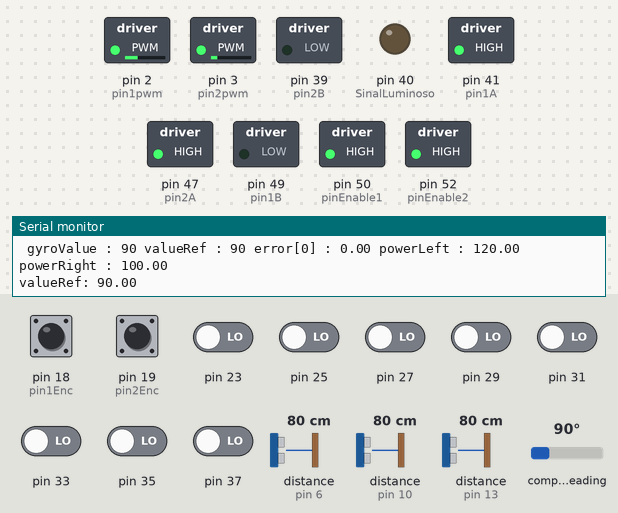
Bench run of a program on a simulated Arduino Mega 2560, built with avr-gcc and run on an emulated ATmega2560. On the bench: switched loads named in the program (green lamp = pin HIGH), output pins drawn as LEDs (lit = HIGH), the last lines printed to the serial monitor. Wiring (inferred from the names in the program): 3 × ultrasonic range finder: trigger pin 7, echo pin 6 / trigger pin 11, echo pin 10 / trigger pin 12, echo pin 13; HMC5883L compass at I2C address 0x1E. The inputs (shaded band) are chosen by the test bench; at power-on: pin 18 (pin1Enc), pin 19 (pin2Enc) HIGH, pin 23, pin 25, pin 27, pin 29, pin 31, pin 33, pin 35, pin 37 LOW, distance to the obstacle (sensors on pin 10, pin 6, pin 13) 80 cm, compass heading 90°. The echo pulse lasts 58.3 µs per cm; pins used as bus, display or sensor lines are not drawn.

Above: at 3.2 s.
3.3 s: pin 37 driven HIGH
At 6.13 s:
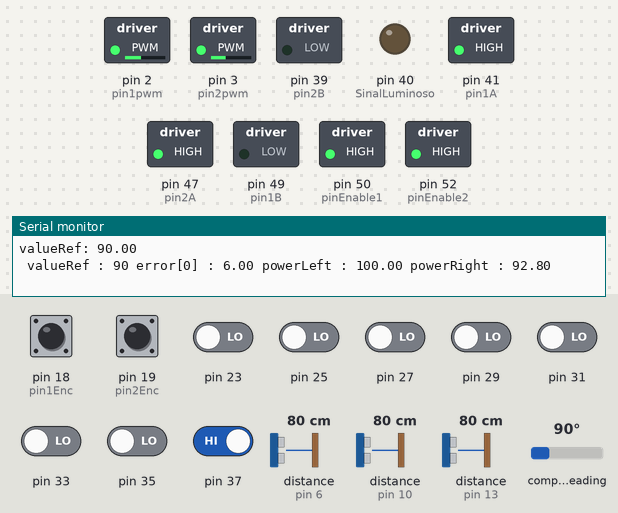
6.3 s: distance to the obstacle (sensor on pin 10) set to 47 cm
9.3 s: distance to the obstacle (sensor on pin 10) set to 38 cm
At 12.0 s:
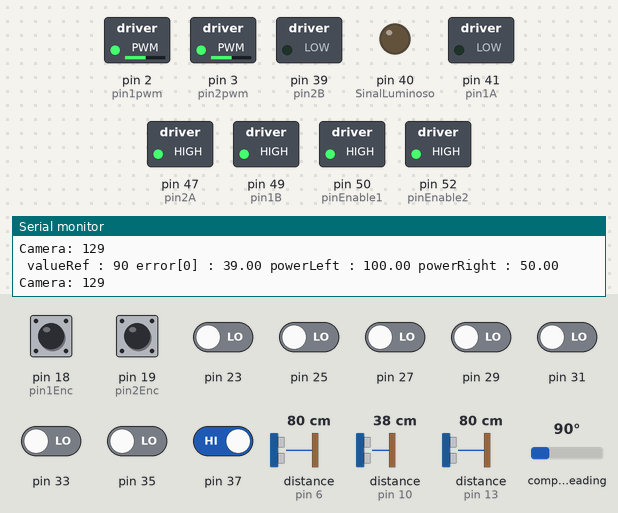
12.3 s: compass heading set to 251°
13.8 s: compass heading set to 259°
At 16.1 s:
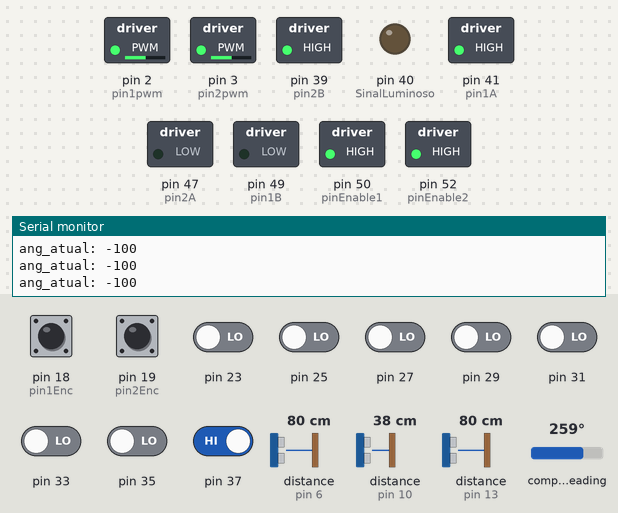
Timing chart, 0 to 17.6 s (numbered marks = the images above; inputs shaded):
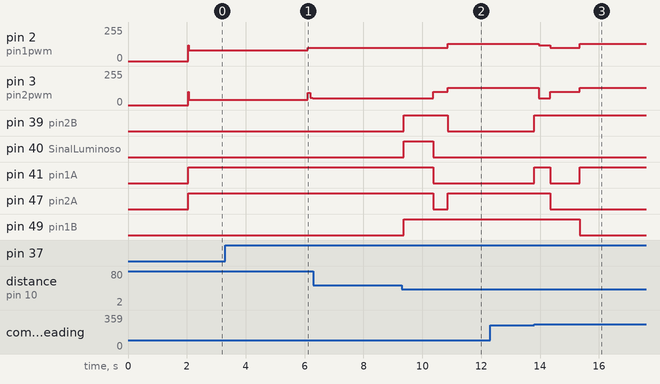

The program:

main.cpp
```cpp
#include <Arduino.h>
#include <MotorDC.h>
#include <ColorSensor.h>
#include <Ultrasonic.h>
#include <UltrasonicFilter.h>
#include <Move.h>
#include <Gyro.h>
#include <Wire.h>
#include <defines.h>
#include <VisionSensor.h>


MotorDC motorRight(pin2A, pin2B, pin2pwm, pin2Enc, pinEnable2);
MotorDC motorLeft(pin1A, pin1B, pin1pwm, pin1Enc, pinEnable1);
Gyro *giroscopio = new Gyro();
VisionSensor camera(VISION_START);
Ultrasonic ultrasonic2(US2Trigger, US2Echo);
Ultrasonic ultrasonic3(US3Trigger, US3Echo);
Ultrasonic ultrasonic4(US4Trigger, US4Echo);
ColorSensor corSen(ColorSensorS0, ColorSensorS1, ColorSensorS2, ColorSensorS3, ColorSensorOut);

int machineState = 0;                               // Máquina de Estados
float valueRef;                                     // Magnetômetro
float *filtered_values;                             // Ultrassons
float soma = 0, error[2];                           // Controle
long powerRightL = 100;                             // Controle
int potencia = 100;                                 // Potencia Base do robô
int potenciaGiro = 130;                             // Potência para girar
int cameraResult = 180;                             // Visão
long firstTime;                                     // Primeiro instante de tempo

void incL()
{
    motorLeft.encSignal();
}

void incR()
{
    motorRight.encSignal();
}

void setup()
{
    Serial.begin(9600);

//Módulo Giroscópio/Acelerômetro/Magnetômetro - comunicação i2c
    Wire.begin();
    // Inicializa o HMC5883
    Wire.beginTransmission(address); //Endereço base + offset para o magnetômetro
    // Seleciona o modo
    Wire.write(0x02);
    // Modo de medicao continuo
    Wire.write(0x00);
    Wire.endTransmission();

// Interrupão dos Encoders
    uint8_t pin1Interrupt = digitalPinToInterrupt(pin1Enc);
    uint8_t pin2Interrupt = digitalPinToInterrupt(pin2Enc);
    attachInterrupt(pin1Interrupt, incR, RISING);
    attachInterrupt(pin2Interrupt, incL, RISING);

    error[0] = 0;
    error[1] = millis();

    pinMode(SinalLuminoso, OUTPUT);
    digitalWrite(SinalLuminoso, LOW);

    delay(2000);
}

//Primeiro Marco
void firstPart(){
    long now = millis();

    while (true){
        if (machineState == 0)
        {
            //Pega a primeira leitura do Giroscópio como referência de "frente"
            for (size_t i = 0; i < 20; i++)
            {
            valueRef += giroscopio->requestData();
            }
            valueRef = valueRef/20;

            //Move pela bússola antes de ativar a visão
            moveAllpidGyroNew(potencia + 20, &motorLeft, &motorRight, &soma, error, giroscopio, &powerRightL, valueRef);

            Serial.print("valueRef: ");
            Serial.println(valueRef);
            firstTime = millis();
            machineState = 1;
        }

        // Após 4 segundos, inicia controle por visão
        if(millis() - firstTime > 4000)
        {
            cameraResult = camera.getFilteredAngle();
        }

        if(cameraResult < 170)
        {

            moveAllpidVision(potencia, &motorLeft, &motorRight, &soma, error, giroscopio, &powerRightL, 90, camera);
            //digitalWrite(SinalLuminoso, HIGH);
            Serial.print("Camera: ");
            Serial.println(cameraResult);
        }
        else
        {
            motorLeft.fwd(potencia-20);
            motorRight.fwd(potencia-60);
            //digitalWrite(SinalLuminoso, LOW);
        }

        filtered_values = simpleProximity(ultrasonic2, ultrasonic3, ultrasonic4);

        //corSen.readColor();

        if(filtered_values[1] < 45 || filtered_values[0] < 45 ||filtered_values[2] < 45 ){//|| strcmp(corSen.currentColor, "yellow") == 0) {
            digitalWrite(SinalLuminoso, HIGH);
            stopAll(&motorLeft, &motorRight);
            delay(1000);
            digitalWrite(SinalLuminoso, LOW);
            moveRevAll(potencia, &motorLeft, &motorRight);
            delay(500);
            stopAll(&motorLeft, &motorRight);
            turnToDesiredAngleGyro(potenciaGiro, -105, &motorLeft, &motorRight, giroscopio);
            machineState = 2;
            delay(100);
            Serial.println("FIRST DONE");
            return;
        } else {
            digitalWrite(SinalLuminoso, LOW);
            //moveAllpidGyroNew(100, &motorLeft, &motorRight, &soma, error, giroscopio, &powerRightL, valueRef);
        }
    }
}

void secondPart()
{
    if(machineState == 2)
    {
        for (size_t i = 0; i < 20; i++)
        {
            valueRef += giroscopio->requestData();
        }
        valueRef = valueRef/20;
        moveAllpidGyroNew(potencia+20, &motorLeft, &motorRight, &soma, error, giroscopio, &powerRightL, valueRef);
        machineState = 3;
    }

    if(machineState == 3)
    {
        if(filtered_values[1] < 70 || filtered_values[0] < 70 ||filtered_values[2] < 70 ) {
        stopAll(&motorLeft, &motorRight);
        delay(400);
        moveRevAll(potencia, &motorLeft, &motorRight);
        delay(1000);
        stopAll(&motorLeft, &motorRight);
        turnDegreesGyro2(potenciaGiro, 90, HORARIO, &motorLeft, &motorRight, giroscopio);
        delay(200);
        }

    }
}

void loop()
{
    firstPart();
    secondPart();


    // stopAll(&motorLeft, &motorRight);
}
```

ColorSensor.h
```cpp
// <<<<<<<<<<<<<<<<<<<<<<<<<<<<<<<<<<<<<<<<<<<<<<<<<<<<<<<<<<<<<<<<<<<<<<<<<<<<<<<<<<<<<<<<<<<<<<<<<<<<<<<
// FUNCAO NOVA QUE FIZEMOS!!!!!!!!!!!!!!
// https://www.usinainfo.com.br/blog/projeto-arduino-sensor-de-cor-verificando-cores-com-tcs230-e-led-rgb/
// <<<<<<<<<<<<<<<<<<<<<<<<<<<<<<<<<<<<<<<<<<<<<<<<<<<<<<<<<<<<<<<<<<<<<<<<<<<<<<<<<<<<<<<<<<<<<<<<<<<<<<<

#ifndef COLORSENSOR_H
#define COLORSENSOR_H

#include <Arduino.h>
#include <string.h>

class ColorSensor
{
public:
    int red = 0;
    int green = 0;
    int blue = 0;
    char currentColor[7] = "";

    ColorSensor(int ColorSensorS0, int ColorSensorS1, int ColorSensorS2, int ColorSensorS3, int ColorSensorOut);

 //   ~ColorSensor();

    void readColor();

private:
    int ColorSensorS0;
    int ColorSensorS1;
    int ColorSensorS2;
    int ColorSensorS3;
    int ColorSensorOut;
};

#endif
```

Gyro.h
```cpp
#ifndef GYRO_H
#define GYRO_H
#include <Wire.h>
#include <Arduino.h>
#define address 0x1E


class Gyro
{
    public:

    Gyro();

    ~Gyro();

    double requestData();

    long filter(int count, int eixoValue);

    private:

    Gyro *gyroscope;

};


#endif
```

Magnetometer.h
```cpp
#ifndef MAG_H
#define MAG_H
#include <Arduino.h>
#include <Wire.h>
#define address 0x3C


class Magnet
{
    public:

    Magnet();

    ~Magnet();

    double requestData();

    long filter(int count, int eixoValue);

    private:
    int m_scl, m_sda;

    Magnet *magnetometer;

};


#endif
```

MotorDC.h
```cpp
#ifndef MOTORDC_H
#define MOTORDC_H

class MotorDC
{
    public:

    /* Motor DC
      Descricao: Construtor da Classe.
      Parâmetros:
        - pinA: Pino digital de indicação de direção.
        - pinB: Pino digital de indicação de direção.
        - pinPwn: Pino analógico de potência mandada para o motor (0 a 255).
        - pinEnc: Pino digital interrupt de sinal do encoder.
    */
    MotorDC(int pinA, int pinB, int pinPwn, int pinEnc, int pinEnable);


    //Destrutor da Classe MotorDC
    ~MotorDC();


    /* fwd
      Descricao: Anda para frente.
      Parâmetros:
        - pot: Potência desejada.
    */
    void fwd(int pot);


    /* rev
      Descricao: Anda para trás.
      Parâmetros:
        - pot: Potência desejada.
    */
    void rev(int pot);


    /* stop
      Descricao: Desliga o motor.
    */
    void stop();


    /* encSignal
      Descricao: Ao detectar um sinal do encoder, atualiza o contador do mesmo, de acordo com o sentido de rotação do motor.
    */
    void encSignal();


    /* stop
      Descricao: retorna o valor do contador de pulsos do encoder.
    */
    long unsigned int getCount();


    private:

    int pinA;
    int pinB;
    int pinPwm;
    int pinEnc;
    int dir;
    int maxPot = 200; // TODO: Verificar de fato qual a maxima potencia pra substituir aki
    long unsigned int encCount;


};


#endif
```

Move.h
```cpp
#ifndef MOVE_H
#define MOVE_H

#include <MotorDC.h>
#include <Gyro.h>
#include <VisionSensor.h>

#define HORARIO 0
#define ANTIHORARIO 1
#define DIAMETER 12 // roda tem 12,22cm de diametro
#define PI 3.14159265359
#define GIRO 400 // o enconder conta 400 para dar 1 giro na roda
// #define WDIST 5 //distancia entre as duas rodas em cm
#define WDIST 12 // distancia entre as duas rodas em cm

/* Move All
  Descricao: Liga os dois motor6es.
  Parâmetros:
    - potencia: Potência desejada.
*/

void moveAll(int potencia, MotorDC *motorLeft, MotorDC *motorRight);
// Por causa do encoder no objeto MotorDC a gente usa o ponteiro.

/* Stop All
  Descricao: Desliga os dois motores.
*/

void moveAllpid(int _potencia, MotorDC *motorLeft, MotorDC *motorRight, float *soma, float *error, float giro, long *powerRightL);

void moveRevAll(int potencia, MotorDC *motorLeft, MotorDC *motorRight);

void stopAll(MotorDC *motorLeft, MotorDC *motorRight);

void stop2(MotorDC *motorLeft, MotorDC *motorRight);

/* Turn Clockwise
  Descricao: Gira no sentido horário.
  Parâmetros:
    - potencia: Potência desejada.
*/

void turnClockwise(int _power, MotorDC *motorLeft, MotorDC *motorRight);

/* Turn Anti Clockwise
  Descricao: Gira no sentido anti horário.
  Parâmetros:
    - potencia: Potência desejada.
*/

void turnAnticlockwise(int _power, MotorDC *motorLeft, MotorDC *motorRight);

/* Calculate Final Angle
  Descricao: Baseado no nosso círculo trigonométrico, calcula o ângulo final no magnetômtero.
  Parâmetros:
    - _desiredDegrees: Quantos ângulos a virar.
    - _currentDegrees: Ângulo atual.
*/

long calculateFinalAngle(long _desiredDegrees, long _currentDegrees);

/* Turn Degrees
  Descricao: Gira em uma determinada direção, determinada quantidade de graus utilizando os encoders.
  Parâmetros:
    - _power: Potência desejada.
    - _degrees: Quantidade de graus que se deseja girar.
    - _clock: Direção desejada HORARIO OU ANTIHORARIO
*/

void turnDegrees(int _power, int _degrees, int _clock, MotorDC *motorLeft, MotorDC *motorRight);


/* turnDegreesGyro2
  Descricao: Função que o David e Arthur tava fazendo Gira em uma determinada direção, determinada quantidade de graus utilizando o giroscopio.
  Parâmetros:
    - _power: Potência desejada.
    - _degrees: Quantidade de graus que se deseja girar.
    - _clock: Direção desejada HORARIO OU ANTIHORARIO
*/

void turnDegreesGyro2(int _power, long _degrees, int _clock, MotorDC *motorLeft, MotorDC *motorRight, Gyro *giroscopio);

/* turnToDesiredAngleGyro
  Descricao: Função que o David fez, gira em uma determinada direção, para um grau específico,
  utilizando o giroscopio. A direção do giro será feita com base na menor distância entre o
  ângulo atual e o ângulo desejado.
  Parâmetros:
    - _power: Potência desejada.
    - _desiredDegree: Grau que se deseja que o robô esteja de frente para.
*/

void turnToDesiredAngleGyro(int _power, long _desiredDegree, MotorDC *motorLeft, MotorDC *motorRight, Gyro *giroscopio);

/* Foward Cm
  Descricao: Anda para frente uma certa quantidade de centímetros.
  Parâmetros:
    - potencia: Potência desejada.
    - distancia: Distância em centímetros.
*/

void ForwardCm(int _power, long _distance, MotorDC *motorLeft, MotorDC *motorRight, float *soma, float *error, Gyro *giroscopio, long *powerRightL, int valueRef);

/* Rev Cm
  Descricao: Anda para trás uma certa quantidade de centímetros.
  Parâmetros:
    - potencia: Potência desejada.
    - distancia: Distância em centímetros.
*/

void RevCm(int _power, int _distance, MotorDC *motorLeft, MotorDC *motorRight);

void moveAllpidGyro(int _power, MotorDC *motorLeft, MotorDC *motorRight, float *soma, float *error, Gyro *giroscopio, long *powerRightL, long valueRef);

void moveAllpidGyroNew(int _power, MotorDC *motorLeft, MotorDC *motorRight, float *soma, float *error, Gyro *giroscopio, long *powerRightL, long valueRef);

void moveAllpidVision(int _power, MotorDC *motorLeft, MotorDC *motorRight, float *soma, float *error, Gyro *giroscopio, long *powerRightL, long valueRef, VisionSensor& _camera);


#endif
```

UltrasonicFilter.h
```cpp
#ifndef ULTRASONICFILTER_H
#define ULTRASONICFILTER_H

#include <Arduino.h>
#include <Ultrasonic.h>

static const int NUM_OF_READINGS = 5;                                       // numero de leituras do ultrassom
static const int NUM_OF_SPREAD_INTERVAL_SAMPLES = 1;                        // valor usado para definir quantos valores filtrados serão retornados
static const int NUM_OF_RESULTS = (2 * NUM_OF_SPREAD_INTERVAL_SAMPLES) + 1; // quantidade de valores filtrados retornados

void swap(float *a, float *b);
int partition(float arr[], int start, int end);
void quickSort(float arr[], int start, int end);

static float filtered_values1[NUM_OF_READINGS] = {100, 100, 100, 100, 100};
static float filtered_values2[NUM_OF_READINGS] = {100, 100, 100, 100, 100};
static float filtered_values3[NUM_OF_READINGS] = {100, 100, 100, 100, 100};

static float sorted_values1[NUM_OF_READINGS] = {100, 100, 100, 100, 100};
static float sorted_values2[NUM_OF_READINGS] = {100, 100, 100, 100, 100};
static float sorted_values3[NUM_OF_READINGS] = {100, 100, 100, 100, 100};

static int filter_index = 0;

float *filter(Ultrasonic ultrasonic1, Ultrasonic ultrasonic2, Ultrasonic ultrasonic3);
float* simpleProximity(Ultrasonic ultrasonic1, Ultrasonic ultrasonic2, Ultrasonic ultrasonic3);
void printArray(float values[]);

#endif
```

VisionSensor.h
```cpp
#ifndef VISIONSENSOR_H
#define VISIONSENSOR_H

#include "defines.h"

class VisionSensor
{
    private:
        int m_lastReading = 0;
        int m_pinStart;

    public:
        /* Sensor de Visao
        Descricao: Construtor da Classe.
            Parâmetros:
            - _pinStart: Primeiro pino da visão (incremento dois a dois).
        */
        VisionSensor(int _pinStart);
        int getAngle();
        int getFilteredAngle();
};

#endif
```

defines.h
```cpp
#define SCL 20
#define SDA 21
#define maxPot 140

// Motor Direita
#define pinEnable2 52

#define pin2A 47
#define pin2B 39
#define pin2pwm 3
#define pin2Enc 19

// Motor Esquerda
#define pinEnable1 50

#define pin1A 41
#define pin1B 49
#define pin1pwm 2
#define pin1Enc 18

// Ultrassom US1
#define US1Echo 4
#define US1Trigger 5

// Ultrassom US2
#define US2Echo 6
#define US2Trigger 7

// Ultrassom US3
#define US3Echo 10
#define US3Trigger 11

// Ultrassom US4
#define US4Echo 13
#define US4Trigger 12

// Sensor de cor
#define ColorSensorS0 42
#define ColorSensorS1 44
#define ColorSensorS2 46
#define ColorSensorS3 48
#define ColorSensorOut 36

// Sensor luminoso -> sinal
#define SinalLuminoso 40

#define EIXO_X 0
#define EIXO_Y 1
#define EIXO_Z 2

// VISAO

#define VISION_START 23
```

ColorSensor.cpp
```cpp
// <<<<<<<<<<<<<<<<<<<<<<<<<<<<<<<<<<<<<<<<<<<<<<<<<<<<<<<<<<<<<<<<<<<<<<<<<<<<<<<<<<<<<<<<<<<<<<<<<<<<<<<
// FUNCAO NOVA QUE FIZEMOS!!!!!!!!!!!!!!
// https://www.usinainfo.com.br/blog/projeto-arduino-sensor-de-cor-verificando-cores-com-tcs230-e-led-rgb/
// <<<<<<<<<<<<<<<<<<<<<<<<<<<<<<<<<<<<<<<<<<<<<<<<<<<<<<<<<<<<<<<<<<<<<<<<<<<<<<<<<<<<<<<<<<<<<<<<<<<<<<<

#include <Arduino.h>
#include <ColorSensor.h>
#include <string.h>

#define R 0
#define G 1
#define B 2

ColorSensor::ColorSensor(int ColorSensorS0, int ColorSensorS1, int ColorSensorS2, int ColorSensorS3, int ColorSensorOut)
{
    this->ColorSensorS0 = ColorSensorS0;
    this->ColorSensorS1 = ColorSensorS1;
    this->ColorSensorS2 = ColorSensorS2;
    this->ColorSensorS3 = ColorSensorS3;
    this->ColorSensorOut = ColorSensorOut;

    pinMode(ColorSensorS0, OUTPUT); // Pino S0 configurado como saida
    pinMode(ColorSensorS1, OUTPUT); // Pino S1 configurado como saida
    pinMode(ColorSensorS2, OUTPUT); // Pino S2 configurado como saida
    pinMode(ColorSensorS3, OUTPUT); // Pino S3 configurado como saida
    pinMode(ColorSensorOut, INPUT); // Pino OUT configurado como entrada

    // Configura a escala de frequência para 20%
    digitalWrite(ColorSensorS0, HIGH);
    digitalWrite(ColorSensorS1, LOW);
}

void ColorSensor::readColor()
{
    // Configura a leitura para os fotodiodos Red (Vermelho)
    digitalWrite(ColorSensorS2, LOW);
    digitalWrite(ColorSensorS3, LOW);
    delay(50);

    // Lê a frequencia de saída do fotodiodo vermelho
    this->red = pulseIn(ColorSensorOut, LOW);

    // Configura a leitura para os fotodiodos Green (Verde)
    digitalWrite(ColorSensorS2, HIGH);
    digitalWrite(ColorSensorS3, HIGH);
    delay(50);

    // Lê a frequencia de saída do fotodiodo verde
    this->green = pulseIn(ColorSensorOut, LOW);

    // Configura a leitura para os fotodiodos Blue (Azul)
    digitalWrite(ColorSensorS2, LOW);
    digitalWrite(ColorSensorS3, HIGH);
    delay(50);

    // Lê a frequencia de saída do fotodiodo azul
    this->blue = pulseIn(ColorSensorOut, LOW);

    char string[1024];
    sprintf(string, "RGB [%d] [%d] [%d]", this->red, this->green, this->blue);


    Serial.println(string);

    int limiarRGB_Yellow[3] = {40, 40, 60};
    int limiarRGB_Green[3] = {112, 78, 86};
    int limiarRGB_Red[3] = {33, 84, 66};
    int errorAmplitude = 10;

    //TODO implement binary space partitioning
    // save in file

    if(this->red <= limiarRGB_Yellow[R]+errorAmplitude && this->red <= limiarRGB_Yellow[G]+errorAmplitude && this->red <= limiarRGB_Yellow[B]+errorAmplitude ) {
        strcpy(this->currentColor, "yellow");
    } else {
        strcpy(this->currentColor, "green");
    };
}
```

Gyro.cpp
```cpp
#include <Gyro.h>

int data[7];

Gyro::Gyro()
{
}

Gyro::~Gyro() {}

double Gyro::requestData()
{
    int x, y, z;
    // Indica ao HMC5883 para iniciar a leitura
    Wire.beginTransmission(address);
    Wire.write(0x03); // select register 3, X MSB register
    Wire.endTransmission();

    // Le os dados de cada eixo, 2 registradores por eixo
    Wire.requestFrom(address, 6);
    if (6 <= Wire.available())
    {
        x = Wire.read() << 8; // X msb
        x |= Wire.read();     // X lsb
        z = Wire.read() << 8; // Z msb
        z |= Wire.read();     // Z lsb
        y = Wire.read() << 8; // Y msb
        y |= Wire.read();     // Y lsb
    }

    double result = atan2(y, x);

    double gyroValue = result * (180 / PI);
    // gyroValue += 180;
    return gyroValue;
}

long Gyro::filter(int count, int eixoValue)
{
    int i = 0;
    long eixo = 0;
    while (i < count)
    {
        //  eixo =+ this->requestData(eixoValue);
        i++;
    }
    return (eixo) / count;
}
```

Source omitted: Magnetometer.cpp (144 bytes), MotorDC.cpp (1682 bytes), Move.cpp (14874 bytes), MovementLogic.cpp (0 bytes), UltrasonicFilter.cpp (5195 bytes), VisionSensor.cpp (888 bytes)

Measured:
- the behaviour switches between 43 and 42 cm on distance to the obstacle (sensor on pin 10) (found by bisection; images 1 and 2)
- the behaviour switches between 253 and 254° on compass heading (found by bisection; images 2 and 3)
- after the input at 3.3 s, pin 3 (pin2pwm): 40/255 → 92/255 after 2.8 s, → 56/255 0.09 s later, → 50/255 0.09 s later
- after the input at 9.3 s, pin 2 (pin1pwm): 100/255 → 130/255 after 1.6 s; pin 3 (pin2pwm): 50/255 → 100/255 after 1.1 s, → 130/255 0.50 s later; pin 39 (pin2B): LOW → HIGH after 0.06 s, → LOW 1.5 s later; pin 40 (SinalLuminoso): LOW → HIGH after 0.06 s, → LOW 1.0 s later; pin 41 (pin1A): HIGH → LOW after 1.1 s
- after the input at 12.3 s, every drawn part: stays the same
- after the input at 13.8 s, pin 2 (pin1pwm): 130/255 → 120/255 after 0.15 s, → 100/255 0.40 s later, → 130/255 1.0 s later; pin 3 (pin2pwm): 130/255 → 50/255 after 0.15 s, → 100/255 0.40 s later, → 130/255 1.0 s later
